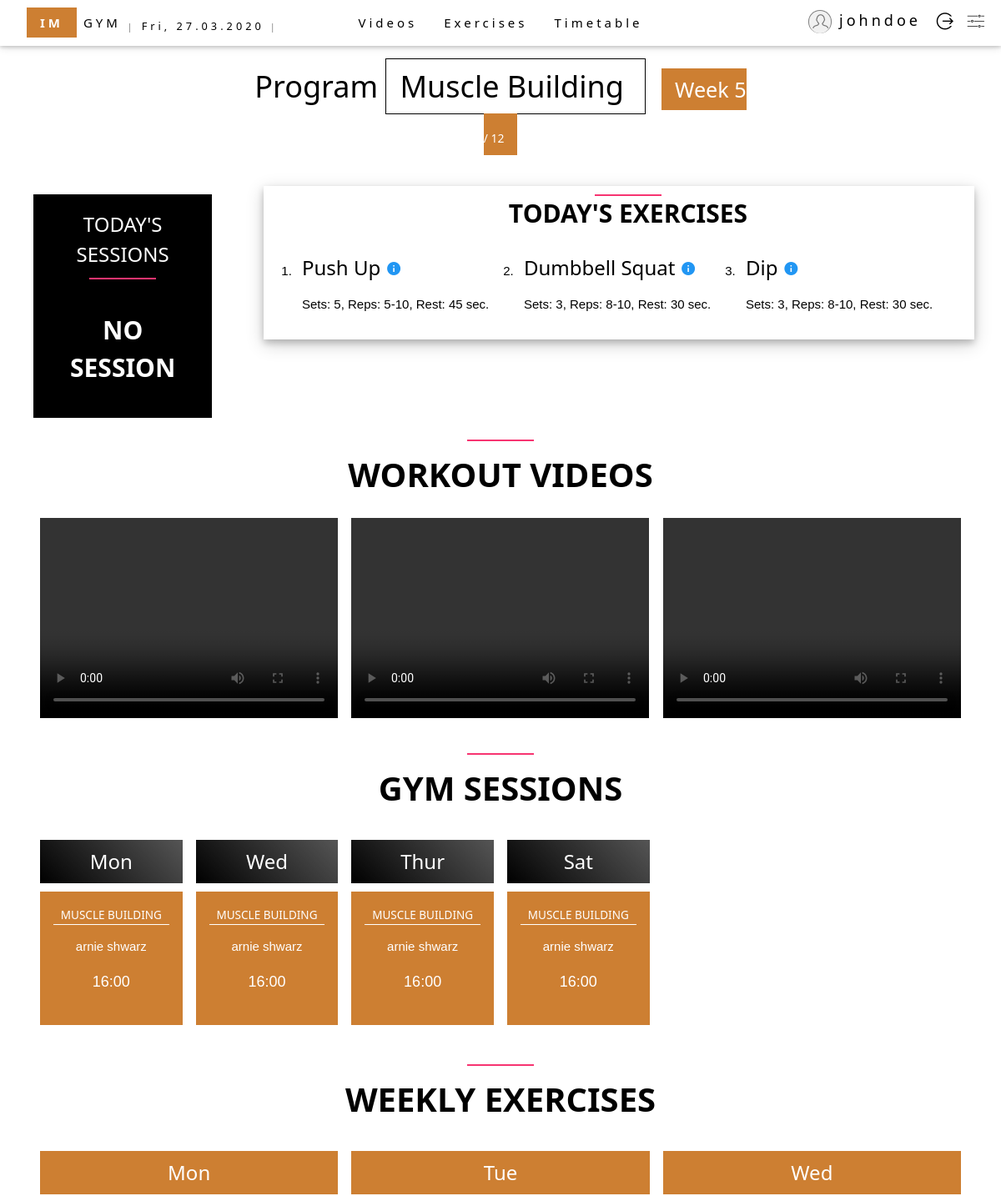
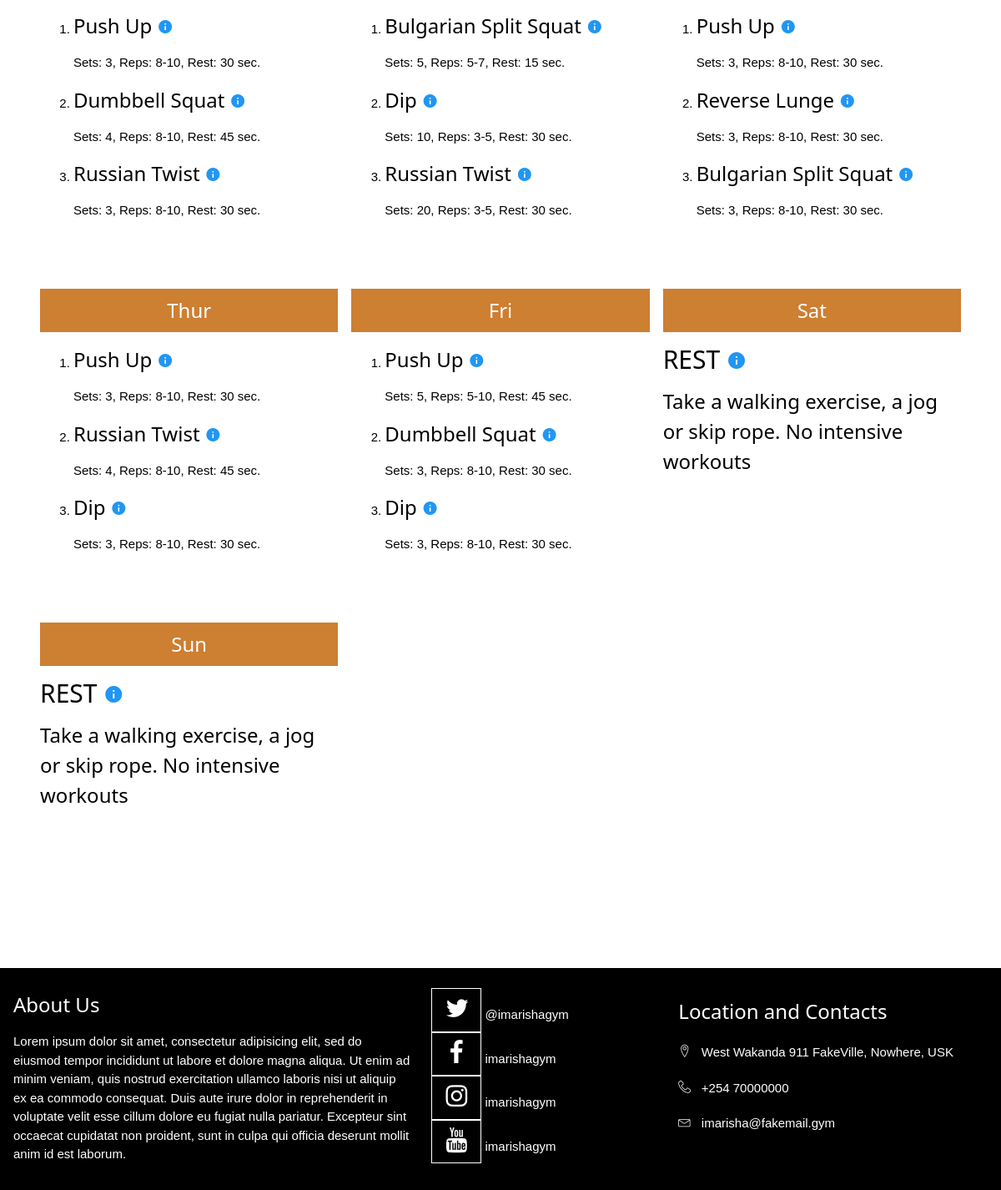
The page /member-home.php?user=johndoe (signed in) on the database its author committed (2 pictures, top to bottom).
### tables this page shows
CREATE TABLE `programs` (
  `prog_id` int(11) NOT NULL,
  `prog_title` varchar(255) NOT NULL,
  `prog_price` int(11) NOT NULL,
  `prog_duration` int(11) NOT NULL DEFAULT '4',
  `prog_descr` text NOT NULL,
  `prog_pic` varchar(255) NOT NULL DEFAULT 'default_program.jpg'
);

CREATE TABLE `workoutplan_8` (
  `wp_id` int(11) NOT NULL,
  `wp_day` enum('mon','tue','wed','thur','fri','sat','sun') NOT NULL,
  `ex_id` int(11) NOT NULL DEFAULT '7',
  `wp_ex_details` varchar(255) NOT NULL DEFAULT 'Take a walking exercise, a jog or skip rope. No intensive workouts'
);

CREATE TABLE `exercises` (
  `ex_id` int(11) NOT NULL,
  `ex_title` varchar(255) NOT NULL,
  `ex_descr` text NOT NULL
);

### member-home.php (called while the page is built, shortened)
<?php require 'includes/controllers/controller-member-home.php'; ?>
<?php require 'includes/views/head.php'; ?>
<?php require 'includes/views/persistent-navbar-member.php'; ?>
<?php require 'includes/views/header-member-home.php'; ?>
<?php require 'includes/views/content-member-home.php'; ?>
<?php require 'includes/views/footer.php'; ?>

### includes/controllers/controller-member-general.php (called while the page is built, shortened)
<?php require 'includes/functions-helper.php' ?>
<?php require 'includes/db/functions-db.php' ?>
<?php
$client = $_SESSION['client'];
$prog_id = $client['client_prog_id'];
$start_str = $client['sub_startdate'];
$start_date = date_create($start_str);
$end_str = $client['sub_enddate'];
$end_date = date_create($end_str);
$sub_active = strtotime("now") < strtotime($end_str);
$today = get_today();
?>
<?php require 'includes/db/connectdb-imarisha.php'; ?>
<?php
$programs = getPrograms($conn);
$prog_data = $programs[$prog_id];
?>
<?php
$time_left = date_diff(date_create('now'), $end_date);
$prog_duration = $prog_data['prog_duration'];
$week_count = $sub_active ? min($prog_duration + 1 - ceil($time_left->format('%R%a')/7), $prog_duration) : null;
?>

### includes/db/functions-db.php (called while the page is built, shortened)
<?php
function getPrograms($conn, $condition=1)
{
	$sql_select_prog = "
		SELECT *
	  FROM programs
		WHERE " . $condition;
	$result = mysqli_query($conn, $sql_select_prog);
	$programs_data = array();
	if ($result && mysqli_num_rows($result) > 0) {
	  while($row = mysqli_fetch_assoc($result)) {
	  	$programs_data[$row['prog_id']] = $row;
	  }
	}
	return $programs_data;
}
function getTimetable($conn, $condition=1)
{
	$sql_select_tt = "
		SELECT *
		FROM timetable_view
		WHERE " . $condition;
	$result = mysqli_query($conn, $sql_select_tt);
	$tt_data = array();
	if ($result && mysqli_num_rows($result) > 0) {
    while($row = mysqli_fetch_assoc($result)) {
    	$tt_day = $row['tt_day'];
	  	if ( array_key_exists($tt_day, $tt_data) ) {
				array_push($tt_data[$tt_day], $row);
			} else {
				$tt_data[$tt_day] = array($row);
			}
		}
	}
	return $tt_data;
}
function getExercises($conn, $condition=1)
{
	$sql_select_ex = "
		SELECT *
		FROM exercises
		WHERE $condition";
	$result = mysqli_query($conn, $sql_select_ex);
	$ex_data = array();
	if ($result && mysqli_num_rows($result) > 0) {
	  while($row = mysqli_fetch_assoc($result)) {
	  	$ex_data[$row['ex_id']] = $row;
	  }
	}
	return $ex_data;
}
function getWorkoutplan($conn, $prog_id, $condition=1)
{
	$sql_select_workoutplan = "
		SELECT *
		FROM workoutplan_$prog_id
		WHERE $condition";
	$result = mysqli_query($conn, $sql_select_workoutplan);
 	$days = array('mon', 'tue', 'wed', 'thur', 'fri', 'sat', 'sun');
 	$wp_data = array();
 	foreach ($days as $key => $day) {
 		$wp_data[$day] = array();
 	}
 	if ($result && mysqli_num_rows($result) > 0) {
    while($row = mysqli_fetch_assoc($result)) {
    	$wp_day = $row['wp_day'];
			array_push($wp_data[$wp_day], $row);
		}
	}
	return $wp_data;
}
?>

### includes/controllers/controller-member-home.php (called while the page is built, shortened)
<?php require 'includes/controllers/controller-member-general.php'; ?>
<?php require 'includes/db/connectdb-imarisha.php'; ?>
<?php
$timetable_data = getTimetable($conn, "tt_prog_id=$prog_id");
$wp_weekly = getWorkoutplan($conn, $prog_id);
$wp_today = $wp_weekly[$today];
$exercises_data = getExercises($conn);
?>

### includes/views/content-member-home.php (the view, shortened to what this page needs)
<div class="w3-content w3-padding" id="homepage-content">
  <section class="service w3-container w3-row-padding" id="activity">
    <article class="w3-col l3" id="next-session-container" style="margin-top: 10px;">
      <a href="#timetable" style="text-decoration: none;">
        <div class="w3-black w3-padding" style="width: 80%;">
          <h3 class="w3-center">
            TODAY'S SESSIONS
          </h3>
          <h2 class="service-title w3-center" style="font-size: 30px;font-weight: 300;padding-top: 10px;">
            <?php
              $no_gym = $today == 'sun'
                || !array_key_exists($today, $timetable_data)
                || count($timetable_data[$today]) == 0;
              $gym_today = $no_gym ? null : $timetable_data[$today];
              ?>
            <?php if ($gym_today == null): ?>
              <p style="font-size: 30px;font-weight: 800;">No Session</p>
            <?php endif ?>
          </h2>
        </div>
      </a>
    </article>
    <article class="w3-col l9 w3-card-4" style="padding-left: 30px;">
      <a href="#exercises" style="text-decoration: none;" title="Check out weekly workout routines">
        <h2 class="service-title w3-padding-0 w3-center" style="font-size: 30px;">
          TODAY'S EXERCISES
        </h2>
      </a>
      <?php if ($sub_active): ?>
        <?php if (count($wp_today) == 0): ?>
          <h2><i class="ion-happy-outline"></i> Sorry, no prescribed exercises</h2>
        <?php else: ?>
          <ol id="ex-today" class="w3-row-padding" style="position: relative;">
            <?php foreach ($wp_today as $key => $routine): ?>
              <?php $ex = $exercises_data[$routine['ex_id']] ?>
              <li class="ex w3-col l4">
                <h3 class="w3-accordion" style="text-transform: capitalize;">
                  <?php echo $ex['ex_title'] ?>
                  <i class="ex-info icon-info2 w3-text-blue" style="font-size: 0.8em;font-weight: lighter;"></i>
                </h3>
                <p><?php echo $routine['wp_ex_details'] ?></p>
              </li>
            <?php endforeach ?>
          </ol>
        <?php endif ?>
      <?php else: ?>
        <h3 class="w3-text-red"><i class="ion-happy-outline"></i> Sorry, You cannot view the workout plan when your subscription is inactive. Please <a class="w3-text-blue" href="#footer">contact or visit us</a> for more info.</h3>
      <?php endif ?>
    </article>
  </section>
  <section class="service w3-container w3-padding-16" id="videos">
    <h2 class="service-title w3-padding-12 w3-center" style="z-index: -1;">
      WORKOUT VIDEOS
    </h2>
    <?php if ($sub_active): ?>
      <div class="w3-row-padding" id="days-list">
        <article class="w3-col l4" style="height: 240px;overflow: hidden;">
          <video width="100%" height="240" controls>
            <source src="public/videos/mov_bbb.mp4" type="video/mp4">
          </video>
        </article>
        <article class="w3-col l4"  style="height: 240px;">
          <video width="100%" height="240" controls>
            <source src="public/videos/You Gon Learn to Swim Today Thug Life.mp4" type="video/mp4">
          </video>
        </article>
        <article class="w3-col l4" style="height: 240px;">
          <video width="100%" height="240" controls>
            <source src="public/videos/movie.mp4" type="video/mp4">
          </video>
        </article>
      </div>
    <?php else: ?>
      <h3 class="w3-text-red"><i class="ion-happy-outline"></i> Sorry, You cannot view the workout videos when your subscription is inactive. Please <a class="w3-text-blue" href="#footer">contact or visit us</a> for more info.</h3>
    <?php endif ?>
  </section>
  <section class="service w3-container w3-padding-16" id="timetable">
    <h2 class="service-title w3-padding-12 w3-center">
      GYM SESSIONS
    </h2>
    <div class="w3-row-padding" id="days-list">
    </div>
  </section>
  <section class="service w3-container w3-padding-16" id="exercises">
    <h2 class="service-title w3-padding-12 w3-center">
      WEEKLY EXERCISES
    </h2>
    <?php if ($sub_active): ?>
      <article id="weekly-plans" class="w3-row-padding">
        <?php foreach ($wp_weekly as $day => $wp_daily): ?>
          <div class="w3-col l4" style="min-height: 400px">
            <h3 class="w3-padding w3-center <?php echo 'tt-code'.$prog_id ?>" style="text-transform: capitalize;">
              <?php echo $day ?>
            </h3>
            <?php if (count($wp_daily) == 0): ?>
              <h2><i class="ion-happy-outline"></i> Sorry, no prescribed exercises</h2>
            <?php elseif (count($wp_daily) == 1): ?>
              <?php $routine = $wp_daily[0]; $ex = $exercises_data[$routine['ex_id']]; ?>
              <div class="ex">
                <h2 class="w3-accordion" style="text-transform: uppercase;">
                  <?php echo $ex['ex_title'] ?>
                  <i class="ex-info icon-info2 w3-text-blue" style="font-size: 0.8em;font-weight: lighter;"></i>
                </h2>
                <h3><?php echo $routine['wp_ex_details'] ?></h3>
              </div>
            <?php else: ?>
              <ol id="ex-today" class="" style="position: relative;">
                <?php foreach ($wp_daily as $key => $routine): ?>
                  <?php $ex = $exercises_data[$routine['ex_id']] ?>
                  <li class="ex">
                    <h3 class="w3-accordion" style="text-transform: capitalize;">
                      <?php echo $ex['ex_title'] ?>
                      <i class="ex-info icon-info2 w3-text-blue" style="font-size: 0.8em;font-weight: lighter;"></i>
                    </h3>
                    <p><?php echo $routine['wp_ex_details'] ?></p>
                  </li>
                <?php endforeach ?>
              </ol>
            <?php endif ?>
          </div>
        <?php endforeach ?>
      </article>
      <?php else: ?>
        <h3 class="w3-text-red"><i class="ion-happy-outline"></i> Sorry, You cannot view the workout plan when your subscription is inactive. Please <a class="w3-text-blue" href="#footer">contact or visit us</a> for more info.</h3>
      <?php endif ?>
  </section>
</div>

### includes/views/header-member-home.php
<header id="member_home" class="w3-display-container w3-content w3-center" style="max-width: 1500px;height: 200px;margin-top: 15px;">
  <div id="welcome" class="w3-display-middle w3-margin-top">
    <?php if ($start_date === $end_date): ?>
      <h1 class="w3-green" style="padding: 10px 20px;text-transform: capitalize;">
        <i class="ion-ribbon-b"></i>&nbsp;
        <span class="w3-border w3-border-white w3-padding" style="text-transform: capitalize;"> <?php echo $client['client_sub_prog']; ?> </span>&nbsp;
        course&nbsp;completed&nbsp;
        <i class="ion-ribbon-b"></i>
      </h1>
    <?php else: ?>
      <h1 class="w3-xxlarge">
      	<a href="member-settings.php" style="text-decoration:none;">
        Program <span class="w3-border w3-border-black w3-padding" style="text-transform: capitalize;"> <?php echo $client['client_sub_prog']; ?> </span>&nbsp;
        </a>
        <?php if ( $sub_active ): ?>
  	      <span class="<?php echo 'tt-code'.$prog_id ?> w3-padding" style="font-size: 0.7em">
            Week <?php echo $week_count ?>
            <span style="font-size: 0.55em">
              / <?php echo $prog_duration ?>
            </span>
          </span><br>
        <?php else: ?>
        <a href="member-settings.php#sub-how" style="text-decoration:none;">
        	<sub class="w3-text-red">Inactive <i class="ion-ios-help-outline" style="vertical-align: -2px"></i></sub>
        </a>
      	<?php endif ?>
      </h1>
    <?php endif ?>
  </div>
</header>

### public/stylesheets/w3.css (style rules this page uses)
*,*:before,*:after { box-sizing:inherit }
html { -ms-text-size-adjust:100%;-webkit-text-size-adjust:100% }
body { margin:0 }
article,aside,details,figcaption,figure,footer,header,main,menu,nav,section,summary { display:block }
audio,canvas,progress,video { display:inline-block }
a { background-color:transparent;-webkit-text-decoration-skip:objects }
html,body { font-family:Verdana,sans-serif;font-size:15px;line-height:1.5 }
html { overflow-x:hidden }
h1,h2,h3,h4,h5,h6,.w3-slim,.w3-wide { font-family:"Segoe UI",Arial,sans-serif }
h1 { font-size:36px }
h2 { font-size:30px }
h3 { font-size:24px }
h1,h2,h3,h4,h5,h6 { font-weight:400;margin:10px 0 }
h1 a,h2 a,h3 a,h4 a,h5 a,h6 a { font-weight:inherit }
a { color:inherit }
.w3-tooltip,.w3-display-container { position:relative }
.w3-accordion { width:100%;cursor:pointer }
.w3-container:after,.w3-panel:after,.w3-row:after,.w3-row-padding:after,.w3-topnav:after,.w3-clear:after,.w3-btn-group:before,.w3-btn-group:after,.w3-btn-bar:before,.w3-btn-bar:after { content:"";display:table;clear:both }
.w3-col,.w3-half,.w3-third,.w3-twothird,.w3-threequarter,.w3-quarter { float:left;width:100% }
@media only screen and (min-width:993px) { .w3-col.l3,.w3-quarter { width:24.99999% } }
@media only screen and (min-width:993px) { .w3-col.l4,.w3-third { width:33.33333% } }
@media only screen and (min-width:993px) { .w3-col.l9,.w3-threequarter { width:74.99999% } }
.w3-content { max-width:980px;margin:auto }
.w3-xxlarge { font-size:36px!important }
.w3-center { text-align:center!important }
.w3-display-middle { position:absolute;top:50%;left:50%;transform:translate(-50%,-50%);-ms-transform:translate(-50%,-50%) }
.w3-border { border:1px solid #ccc!important }
.w3-margin-top { margin-top:16px!important }
.w3-padding-medium,.w3-padding,.w3-form { padding:8px 16px!important }
.w3-padding-12 { padding-top:12px!important;padding-bottom:12px!important }
.w3-padding-16 { padding-top:16px!important;padding-bottom:16px!important }
.w3-padding-0 { padding:0!important }
.w3-row-padding,.w3-row-padding>.w3-half,.w3-row-padding>.w3-third,.w3-row-padding>.w3-twothird,.w3-row-padding>.w3-threequarter,.w3-row-padding>.w3-quarter,.w3-row-padding>.w3-col { padding:0 8px }
.w3-container { padding:0.01em 16px }
.w3-card-4,.w3-hover-shadow:hover { box-shadow:0 4px 8px 0 rgba(0,0,0,0.2),0 6px 20px 0 rgba(0,0,0,0.19)!important }
.w3-black,.w3-hover-black:hover { color:#fff!important;background-color:#000!important }
.w3-text-blue,.w3-hover-text-blue:hover { color:#2196F3!important }
.w3-border-black,.w3-hover-border-black:hover { border-color:#000!important }

### public/stylesheets/style.css (style rules this page uses)
.service-title { font-size: 40px; position: relative; padding-top: 30px; text-transform: uppercase; font-weight: 800; }
.service-title:before { width: 80px; height: 2px; background: #f73471; content: ""; position: absolute; top: 0; left: 50%; -webkit-transform: translateX(-50%); -ms-transform: translateX(-50%); transform: translateX(-50%); }
#homepage-content { max-width: 1564px; }
.tt-code8 { color:#fff!important; background-color: #CD7F32!important; }

### public/stylesheets/icomoon.css (style rules this page uses)
[class^="icon-"], [class*=" icon-"] { font-family: 'icomoon' !important; speak: none; font-style: normal; font-weight: normal; font-variant: normal; text-transform: none; line-height: 1; -webkit-font-smoothing: antialiased; -moz-osx-font-smoothing: grayscale; }
.icon-info2:before { content: "\e88e"; }

### rows shown on the page
programs: prog_duration "12"
workoutplan_8: ex.ex_title "Push Up", wp_ex_details "Sets: 5, Reps: 5-10, Rest: 45 sec."
workoutplan_8: ex.ex_title "Dumbbell Squat", wp_ex_details "Sets: 3, Reps: 8-10, Rest: 30 sec."
workoutplan_8: ex.ex_title "Dip", wp_ex_details "Sets: 3, Reps: 8-10, Rest: 30 sec."
workoutplan_8: ex.ex_title "Push Up", wp_ex_details "Sets: 3, Reps: 8-10, Rest: 30 sec."
workoutplan_8: ex.ex_title "Dumbbell Squat", wp_ex_details "Sets: 4, Reps: 8-10, Rest: 45 sec."
workoutplan_8: ex.ex_title "Russian Twist", wp_ex_details "Sets: 3, Reps: 8-10, Rest: 30 sec."
workoutplan_8: ex.ex_title "Bulgarian Split Squat", wp_ex_details "Sets: 5, Reps: 5-7, Rest: 15 sec."
workoutplan_8: ex.ex_title "Dip", wp_ex_details "Sets: 10, Reps: 3-5, Rest: 30 sec."
workoutplan_8: ex.ex_title "Russian Twist", wp_ex_details "Sets: 20, Reps: 3-5, Rest: 30 sec."
workoutplan_8: ex.ex_title "Push Up", wp_ex_details "Sets: 3, Reps: 8-10, Rest: 30 sec."
workoutplan_8: ex.ex_title "Reverse Lunge", wp_ex_details "Sets: 3, Reps: 8-10, Rest: 30 sec."
workoutplan_8: ex.ex_title "Bulgarian Split Squat", wp_ex_details "Sets: 3, Reps: 8-10, Rest: 30 sec."
workoutplan_8: ex.ex_title "Push Up", wp_ex_details "Sets: 3, Reps: 8-10, Rest: 30 sec."
workoutplan_8: ex.ex_title "Russian Twist", wp_ex_details "Sets: 4, Reps: 8-10, Rest: 45 sec."
workoutplan_8: ex.ex_title "Dip", wp_ex_details "Sets: 3, Reps: 8-10, Rest: 30 sec."
workoutplan_8: day "Sat", ex.ex_title "REST", wp_ex_details "Take a walking exercise, a jog or skip rope. No intensive workouts"
workoutplan_8: day "Sun", ex.ex_title "REST", wp_ex_details "Take a walking exercise, a jog or skip rope. No intensive workouts"

### other values the page prints
$today "Fri"
$client['client_username'] "johndoe"
$client['client_sub_prog'] "Muscle Building"
$tt_day "Mon"
$class['tt_program'] "MUSCLE BUILDING"
$class['tt_coach'] "arnie shwarz"
substr($class['tt_starttime'], 0, 5) "16:00"
$tt_day "Wed"
$tt_day "Thur"
$tt_day "Sat"
$day "Mon"
$day "Tue"
$day "Wed"
$day "Thur"
$day "Fri"
